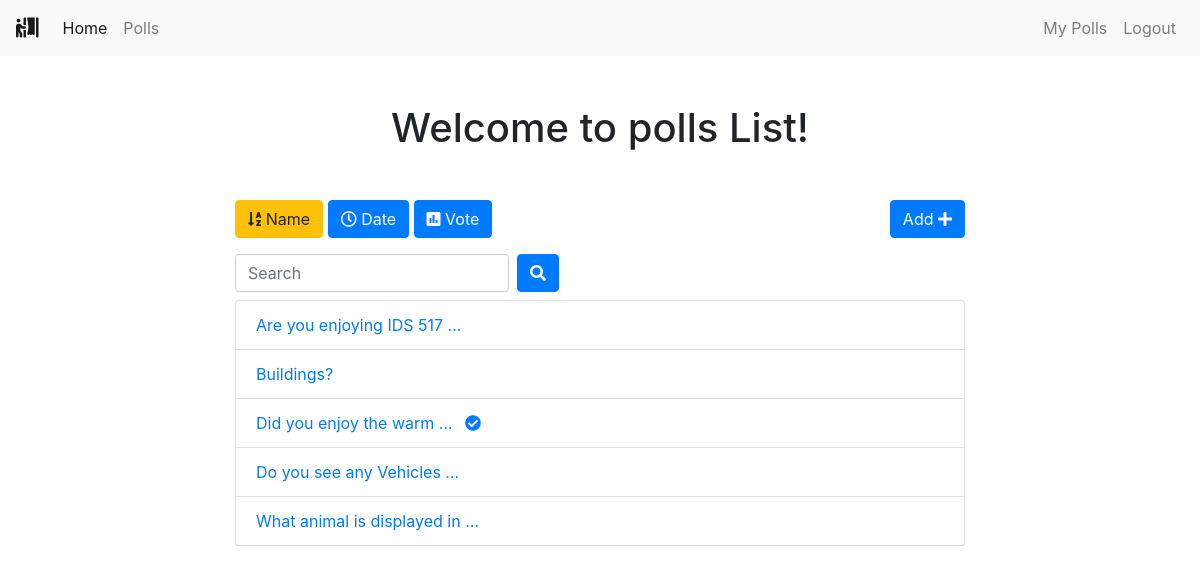
/polls/list/?name=True (signed in), run on the app's committed database.
### polls/models.py (models this page shows, shortened)
class Poll(models.Model):
    owner = models.ForeignKey(User, on_delete=models.CASCADE)
    text = models.TextField()
    pub_date = models.DateTimeField(default=timezone.now)
    active = models.BooleanField(default=True)
    created_at = models.DateTimeField(auto_now_add=True)
    image = models.ImageField(upload_to='polls_images/', blank=True, null=True)

### polls/views.py (the view)
# urls.py: path('list/', views.polls_list, name='list'),
@login_required()
def polls_list(request):
    all_polls = Poll.objects.all()
    search_term = ''
    if 'name' in request.GET:
        all_polls = all_polls.order_by('text')
    if 'date' in request.GET:
        all_polls = all_polls.order_by('pub_date')
    if 'vote' in request.GET:
        all_polls = all_polls.annotate(Count('vote')).order_by('vote__count')
    if 'search' in request.GET:
        search_term = request.GET['search']
        all_polls = all_polls.filter(text__icontains=search_term)
    paginator = Paginator(all_polls, 6)  # Show 6 contacts per page
    page = request.GET.get('page')
    polls = paginator.get_page(page)
    get_dict_copy = request.GET.copy()
    params = get_dict_copy.pop('page', True) and get_dict_copy.urlencode()
    context = {
        'polls': polls,
        'params': params,
        'search_term': search_term,
    }
    return render(request, 'polls/polls_list.html', context)

### polls/templates/polls/polls_list.html (shortened to what this page needs)
{% extends 'base.html' %}
{% block content %}
<div class="container">
    <div class="row">
        <div class="col-md-8 offset-sm-2">
            <h1 class="text-center mb-5">Welcome to polls List!</h1>
            <a class="btn btn-{% if 'name' in request.GET %}warning{% else %}primary{% endif %} mb-3" href="?name=True"
                role="button"><i class="fas fa-sort-alpha-down"></i>
                Name</a>
            <a class="btn btn-{% if 'date' in request.GET %}warning{% else %}primary{% endif %} mb-3" href="?date=True"
                role="button"><i class="far fa-clock"></i> Date</a>
            <a class="btn btn-{% if 'vote' in request.GET %}warning{% else %}primary{% endif %} mb-3" href="?vote=True"
                role="button"><i class="fas fa-poll"></i> Vote</a>
            <a class="btn btn-primary mb-3 float-right" href="{% url 'polls:add' %}" role="button">Add <i class="fas fa-plus"></i></a>
            <form class="form-inline">
                <div class="form-group mr-sm-2 mb-2">
                    <input type="search" class="form-control" name="search" placeholder="Search" value={{ search_term }}>
                </div>
                <button type="submit" class="btn btn-primary mb-2"><i class="fas fa-search"></i></button>
            </form>
            <ul class="list-group">
                {% for poll in polls %}
                <li class="list-group-item"><a href="{% url 'polls:detail' poll.id %}">{{ poll.text|truncatewords:5 }}
                        {% if not poll.active%}
                        <i class="fas fa-check-circle ml-2"></i>
                        {% endif %}
                    </a>
                </li>
                {% endfor %}
            </ul>
        </div>
    </div>
</div>
{% endblock content %}

### data on the page
Poll: text "Are you enjoying IDS 517 …"
Poll: text "Buildings?"
Poll: text "Did you enjoy the warm …", active False (drawn)
Poll: text "Do you see any Vehicles …"
Poll: text "What animal is displayed in …"
